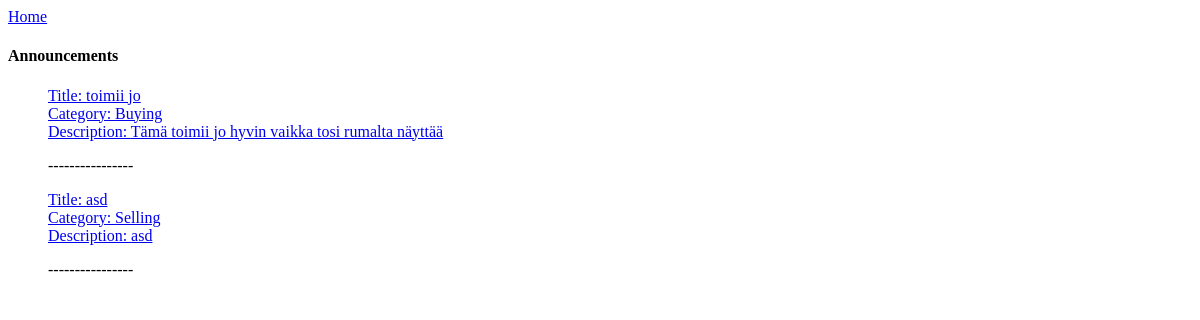
The page /list/ on the database as committed earlier.
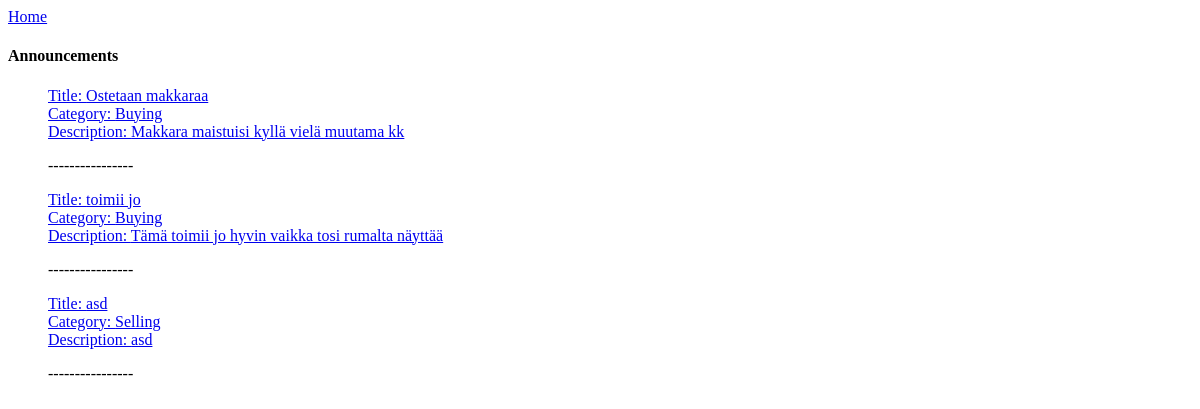
The same page on the database as committed later.
### was_ryhma_tyo/models.py (models this page shows, shortened)
class Announcements(models.Model):
    title = models.CharField(max_length=55)
    creation_date = models.DateTimeField(auto_now=True)
    name = models.CharField(max_length=55)
    email = models.CharField(max_length=255)
    expiration_date = models.DateTimeField()
    custom_text = models.CharField(max_length=255)
    category = models.CharField(max_length=55, choices=[('Selling', 'Selling'),('Buying', 'Buying')], default='Selling')

### was_ryhma_tyo/views.py (the view)
# urls.py: url(r'^list/$', ListAnnouncements.as_view()),
class ListAnnouncements(View):
    Announcements = Announcements
    def get(self, request):
        anns = self.Announcements.objects.all().order_by('-creation_date')
        return render(template_name="announcements.html", request=self.request, context={'anns': anns})

### was_ryhma_tyo/templates/announcements.html (shortened to what this page needs)
{% extends 'base.html' %}
{% block content %}
<div>
<h4>Announcements</h4>
{% if anns.count == 0 %}
<p>No Posts Yet</p>
{% else %}
<ul>
    {% for ann in anns %}
        <a href="/announcement/{{ ann.id }}" class="collection-item">
            <div><span>Title: {{ ann.title }}</span></div>
            <div><span>Category: {{ ann.category }}</span></div>
            <div>
                <span>Description: {{ ann.custom_text|slice:'200' }}{% if ann.custom_text|length > 200 %}...{% endif %}</span>
            </div>
        </a>
        <p>----------------</p>
    {% endfor %}
</ul>
{% endif %}
</div>
{% endblock %}

### was_ryhma_tyo/templates/base.html (shortened to what this page needs)
{% load staticfiles %}
<html>
    <head>
    </head>
    <body>
        <div>
            <nav>
                <div>
                    <a href="/">Home</a>
                </div>
            </nav>
        {% block content %}
        {% endblock %}
        </div>
    </body>
</html>

Rows that differ between the two databases and show on the page:
added Announcements: title "Ostetaan makkaraa", category "Buying", custom_text "Makkara maistuisi kyllä vielä muutama kk"
